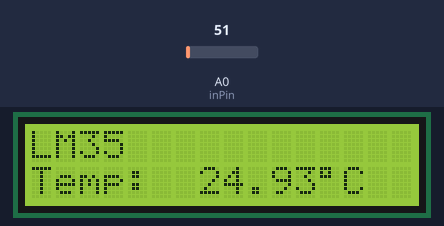
A sketch run on a simulated Arduino Uno, built with avr-gcc and run on an emulated ATmega328P. Parts: 16×2 character LCD. The test bench sets the inputs (shaded band); at power-on: A0 (inPin) = 51. What the sketch prints to the serial monitor is not drawn.

Above: at 1.2 s.
1.3 s: A0 (inPin) set to 86
At 6.4 s:
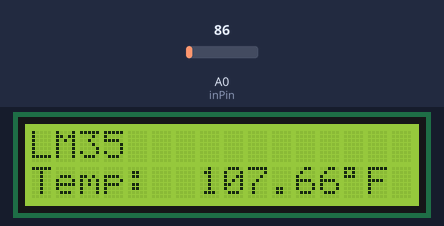
11.6 s: A0 (inPin) set to 71
At 21.3 s:
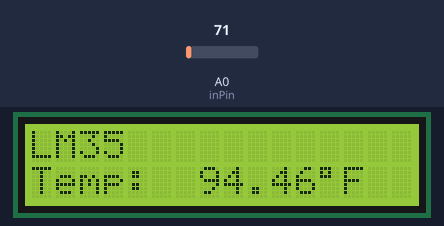
21.7 s: A0 (inPin) set to 23
At 26.2 s:
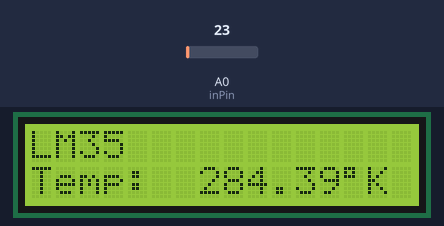
31.7 s: A0 (inPin) set to 19
At 46.1 s:
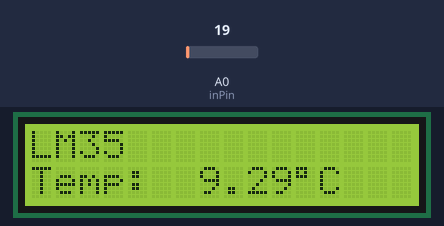
Timing chart, 0 to 47.6 s (numbered marks = the images above; inputs shaded):
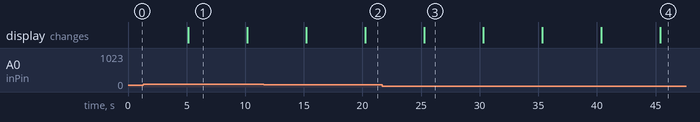

The sketch:

Lm_35_Temprature_with_display.ino
```cpp
const int inPin =A0;
const int iteration = 1000;
const float LM35_FACTOR =0.01;// do not change


#include <LiquidCrystal_I2C.h>  // Declear the I2C LCD library file.

LiquidCrystal_I2C lcd(0x27, 16, 2);// Set the LCD address to 0x27 for a 16 chars and 2 line display

void setup() {
  // initialize serial communication at 9600 bits per second:
  Serial.begin(9600);
  Serial.println("LM35 with LCD for Arduino");

  lcd.init();// if your code is error on this you can try with lcd.begin();
  lcd.backlight();
  lcd.print("LM35");
  lcd.setCursor(0,1);
  lcd.print("Temp: ");
}


void loop() {

  lcdDisplay(getTemperature('C'),'C');
  delay(5000);

  lcdDisplay(getTemperature('F'),'F');
  delay(5000);

  lcdDisplay(getTemperature('K'),'K');
  delay(5000);

}

float getTemperature(char type)
{
    float value;
    float averageTemperature =0;
    int sensorValue = analogRead(inPin);
    float voltage = sensorValue * (5.0 / 1023.0);
    float temperature = voltage / LM35_FACTOR;
    for(int i=0; i< iteration; i++)
    {
      averageTemperature += temperature;
    }

    averageTemperature /=iteration;
  if(type =='F')
   {
    value = averageTemperature *9/5 + 32;//convert to Fahrenheit
   }else if(type =='K')
   {
    value = averageTemperature + 273.15;//convert to Kelvin
   }else{
    value = averageTemperature;// return Celsius
   }
    return value ;
}


void printTemperature(char type)
{
    float value;
    float temp = getTemperature(type);
   Serial.print(temp);
    printDegree();
  if(type =='F')
   {
     Serial.print("F");
    }else if(type =='K')
   {
     Serial.print("K");
   }else{
     Serial.print("C");
   }

}
void printDegree()
{
    Serial.print("\xC2");
    Serial.print("\xB0");
}


void lcdDisplay(float value,char symbol)
{


   for(int i=7; i<16;i++)
   {
    lcd.setCursor(i,1);
    lcd.write(254);
   }
   lcd.setCursor (7,1); //
   lcd.print(value);
   lcd.print((char)223);
   if(symbol =='F')
   {
    lcd.print("F");
   }else if(symbol =='K')
   {
    lcd.print("K");
   }else{
    lcd.print("C");
   }
}
```

Measured:
- the behaviour switches between 78 and 77 on A0 (inPin) (found by bisection; images 1 and 2)
- the behaviour switches between 21 and 20 on A0 (inPin) (found by bisection; images 3 and 4)
- after the input at 1.3 s, the display: changes after 3.8 s (image 1)
- what the display in image 1 shows lasts 5.1 s, from 5.1 s to 10.2 s
